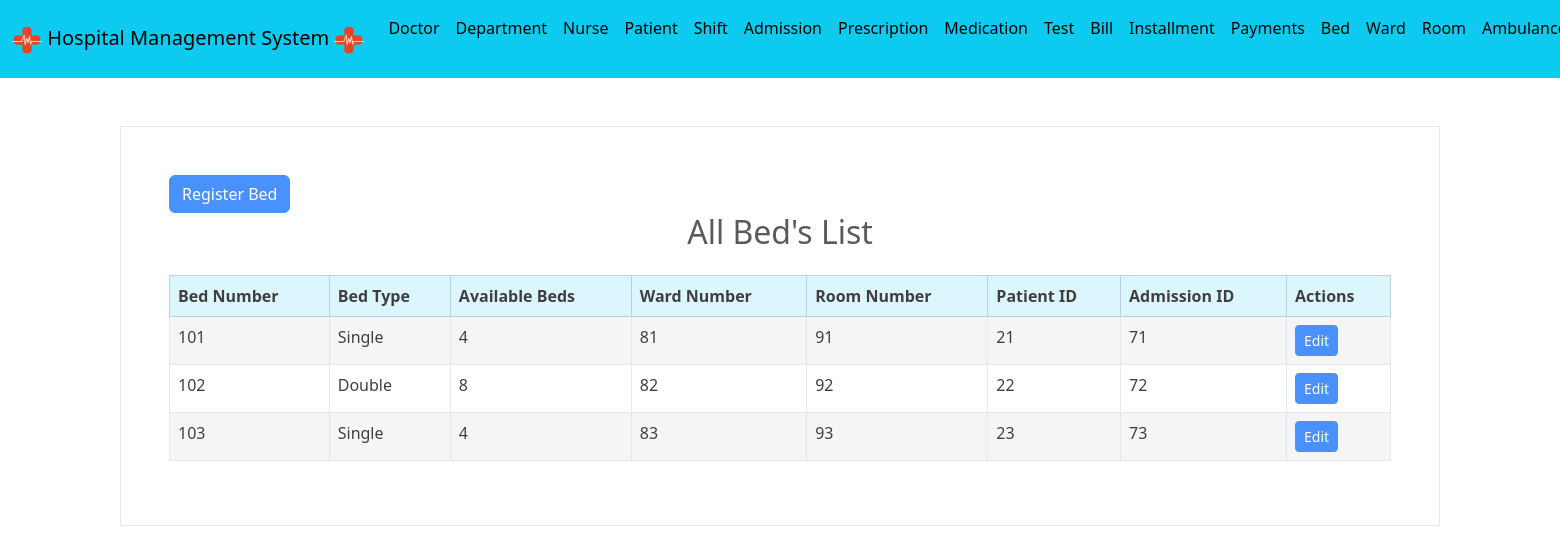
/Website/bed.php (signed in), run on the app's committed database.
### tables this page shows
CREATE TABLE `bed` (
  `Bed_Number` int(10) NOT NULL,
  `Bed_Type` varchar(50) NOT NULL,
  `Available_Beds` int(255) NOT NULL,
  `Ward_Number` int(10) DEFAULT NULL,
  `Room_Number` int(10) NOT NULL,
  `Patient_ID` int(10) DEFAULT NULL,
  `Admission_ID` int(10) DEFAULT NULL
);

### Website/bed.php (the view, shortened to what this page needs)
<!DOCTYPE html>
<html>
<?php
include("connect.php");
include("header.php");
?>
<head>
    <link rel="stylesheet" href="https://cdn.jsdelivr.net/npm/bootstrap@5.3.2/dist/css/bootstrap.min.css">
</head>
<body style="background-image: url(img/bed.webp);background-size: cover;background-repeat: no-repeat;">
    <div class="container p-5 my-5 bg-white border opacity-75">
        <?php if (isset($_SESSION["user_type"]) && $_SESSION["user_type"] == "Admin"): ?>
            <a href="input_bed.php" class="btn btn-primary">Register Bed</a>
        <?php endif; ?>
        <h2 class="text-center mb-4">All Bed's List</h2>
        <div class="table-responsive">
            <table class="table table-striped table-bordered">
                <thead class="table-info">
                    <tr>
                        <th>Bed Number</th>
                        <th>Bed Type</th>
                        <th>Available Beds</th>
                        <th>Ward Number</th>
                        <th>Room Number</th>
                        <th>Patient ID</th>
                        <th>Admission ID</th>
                        <th>Actions</th>
                    </tr>
                </thead>
                <tbody>
                    <?php
                    $sql = "SELECT * FROM bed ORDER BY Bed_Number";
                    $result = mysqli_query($conn, $sql);
                    if (mysqli_num_rows($result) > 0) {
                        while($row = mysqli_fetch_assoc($result)) {
                            echo "<tr>
                                <td>".$row["Bed_Number"]."</td>
                                <td>".$row["Bed_Type"]."</td>
                                <td>".$row["Available_Beds"]."</td>
                                <td>".$row["Ward_Number"]."</td>
                                <td>".$row["Room_Number"]."</td>
                                <td>".$row["Patient_ID"]."</td>
                                <td>".$row["Admission_ID"]."</td>
                                <td>";
                            if (isset($_SESSION["user_type"]) && $_SESSION["user_type"] == "Admin") {
                                echo "<a href='edit_bed.php?id=".$row["Bed_Number"]."' class='btn btn-primary btn-sm'>Edit</a>";
                            }
                            echo "</td>
                            </tr>";
                        }
                    } else {
                        echo "<tr><td colspan='8' class='text-center'>No records found</td></tr>";
                    }
                    ?>
                </tbody>
            </table>
        </div>
    </div>
</body>
</html>

### data on the page
bed: Bed_Number "101", Bed_Type "Single", Available_Beds "4", Ward_Number "81", Room_Number "91", Patient_ID "21", Admission_ID "71"
bed: Bed_Number "102", Bed_Type "Double", Available_Beds "8", Ward_Number "82", Room_Number "92", Patient_ID "22", Admission_ID "72"
bed: Bed_Number "103", Bed_Type "Single", Available_Beds "4", Ward_Number "83", Room_Number "93", Patient_ID "23", Admission_ID "73"
